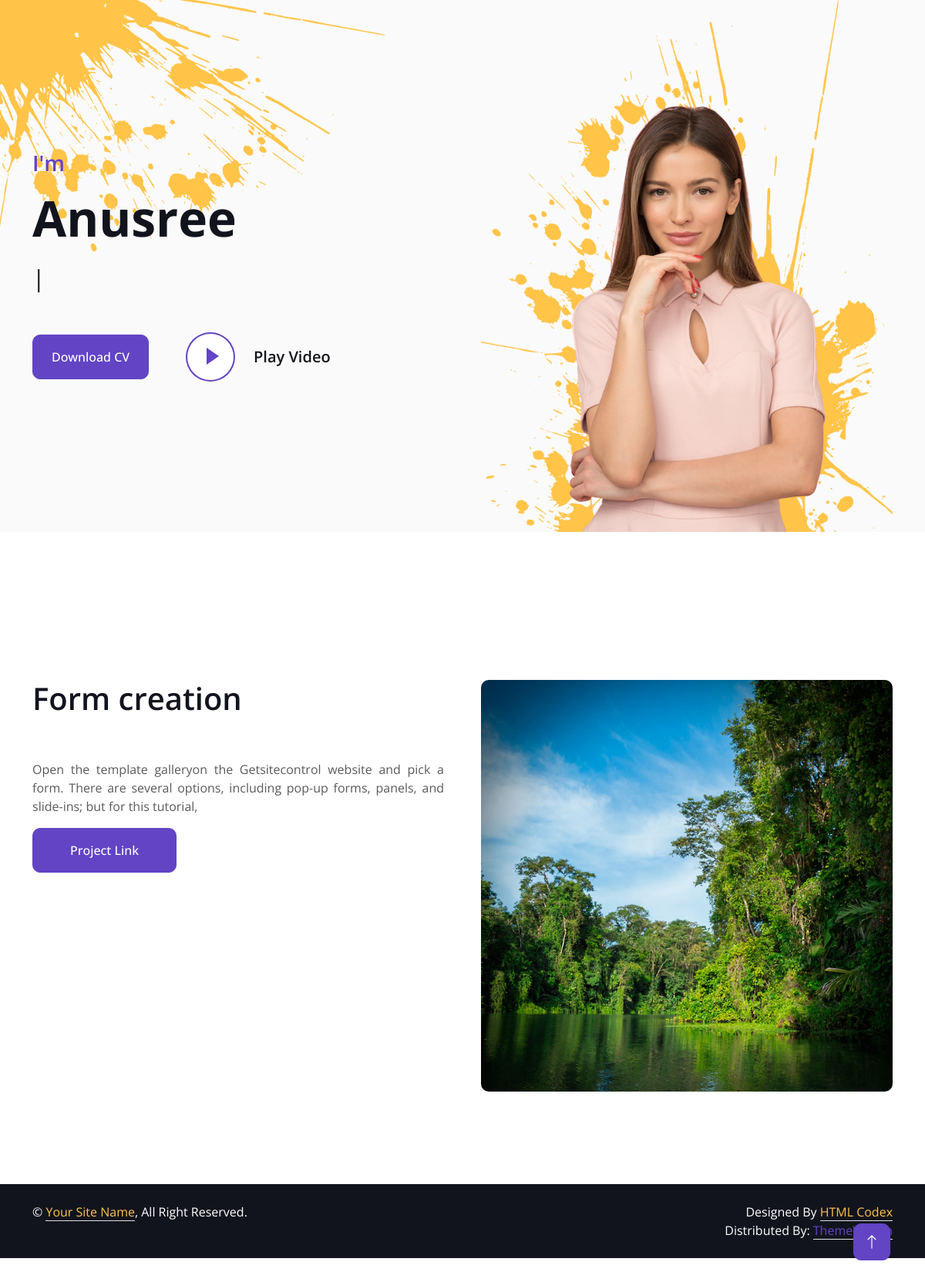
/project/1/, run on the app's committed database.
### users_app/models.py (models this page shows, shortened)
class Project(models.Model):
    title = models.CharField(max_length=100)
    description = models.TextField()
    image = models.ImageField(upload_to='project_images')
    link = models.URLField()

### users_app/views.py (the view)
# urls.py: path('project/<int:project_id>/', views.project_detail, name='project_detail'),
def project_detail(request, project_id):
    project = Project.objects.get(pk=project_id)
    return render(request, 'project_detail.html', {'project': project})

### templates/project_detail.html
{% extends 'base.html'%}
{% load static %}
{% block content %}
    <div class="container-xxl py-6" id="about">
        <div class="container">
            <div class="row g-5">
                <div class="col-lg-6 wow fadeInUp" data-wow-delay="0.1s">
                    <div class="d-flex align-items-center mb-5">
                        <div class="years flex-shrink-0 text-center me-4">
                            <h1>  {{ project.title }}</h1>
                        </div>
                    </div>
                    <p class="mb-0" align="justify">{{ project.description }} </p>
                     <a href="{{ project.link }}" class="btn btn-primary py-3 px-5 mt-3">Project Link</a>
                </div>
                <div class="col-lg-6 wow fadeInUp" data-wow-delay="0.5s">
                    <div class="row g-3 mb-4">
                        <div class="col-sm-12">
                            <img class="img-fluid rounded" src="{{ project.image.url }}" alt="">
                        </div>
                    </div>
                </div>
            </div>
        </div>
    </div>
{% endblock%}

### static/assets/css/style.css (style rules this page uses)
:root { --primary: #6244C5; --secondary: #FFC448; --light: #FAFAFB; --dark: #12141D; }
.py-6 { padding-top: 6rem; padding-bottom: 6rem; }
.btn { font-weight: 500; transition: .5s; }
.btn.btn-primary, .btn.btn-secondary { color: #FFFFFF; }

### data on the page
Project: title "Form creation", description "Open the template galleryon the Getsitecontrol website and pick a form. There are several options, including pop-up forms, panels, and slide-ins; but for this tutorial,", image (picture)
